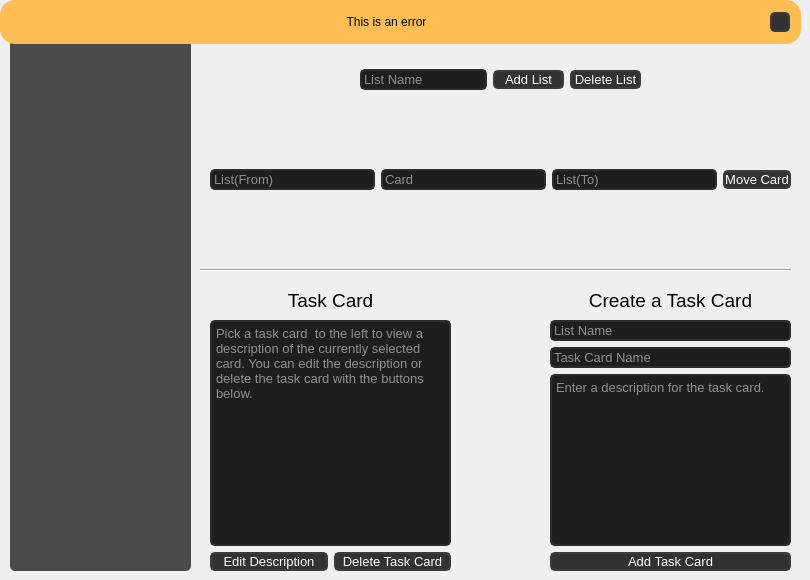
    <widget class="QWidget" name="tasks_tab">
     <property name="styleSheet">
      <string notr="true">QWidget#tasks_tab{
background-color: rgb(100,100,100);

}</string>
     </property>
     <attribute name="title">
      <string>Tasks</string>
     </attribute>
     <widget class="QTreeView" name="trello_tree">
      <property name="geometry">
       <rect>
        <x>10</x>
        <y>40</y>
        <width>181</width>
        <height>531</height>
       </rect>
      </property>
      <property name="toolTip">
       <string>&lt;html&gt;&lt;head/&gt;&lt;body&gt;&lt;p&gt;&lt;span style=&quot; font-size:10pt;&quot;&gt;Click on task card to view its description.&lt;/span&gt;&lt;/p&gt;&lt;/body&gt;&lt;/html&gt;</string>
      </property>
      <property name="styleSheet">
       <string notr="true">QWidget#trello_tree{
background-color: rgb(75,75,75);
border-radius:5px;
border:0px
}</string>
      </property>
     </widget>
     <widget class="Line" name="line">
      <property name="geometry">
       <rect>
        <x>200</x>
        <y>260</y>
        <width>591</width>
        <height>20</height>
       </rect>
      </property>
      <property name="orientation">
       <enum>Qt::Horizontal</enum>
      </property>
     </widget>
     <widget class="QWidget" name="horizontalLayoutWidget_4">
      <property name="geometry">
       <rect>
        <x>360</x>
        <y>40</y>
        <width>281</width>
        <height>80</height>
       </rect>
      </property>
      <layout class="QHBoxLayout" name="horizontalLayout_4">
       <item alignment="Qt::AlignLeft">
        <widget class="QLineEdit" name="add_list_edit">
         <property name="font">
          <font>
           <pointsize>10</pointsize>
          </font>
         </property>
         <property name="styleSheet">
          <string notr="true">QLineEdit {
	border: 2px solid rgb(45, 45, 45);
	border-radius: 5px;
	background-color: rgb(30, 30, 30);	
	color: rgb(255,255,255);
}
QLineEdit:hover {
	border: 2px solid rgb(55, 55, 55);
}
QLineEdit:focus {
	border: 2px solid rgb(207, 138, 0);	
	color: rgb(255,255,255);
}</string>
         </property>
         <property name="placeholderText">
          <string>List Name</string>
         </property>
        </widget>
       </item>
       <item>
        <widget class="QPushButton" name="add_list_button">
         <property name="font">
          <font>
           <pointsize>10</pointsize>
          </font>
         </property>
         <property name="styleSheet">
          <string notr="true">QPushButton {	
	background-color: rgb(50, 50, 50);
	border: 2px solid rgb(60, 60, 60);
	border-radius: 5px;
	color:white
}
QPushButton:hover {	
	background-color: rgb(60, 60, 60);
	border: 2px solid rgb(70, 70, 70);
}
QPushButton:pressed {	
	background-color:rgb(255, 170, 0);
	border: 2px solid rgb(207, 138, 0);
	color: rgb(35, 35, 35);
}</string>
         </property>
         <property name="text">
          <string>Add List</string>
         </property>
        </widget>
       </item>
       <item>
        <widget class="QPushButton" name="delete_list_button">
         <property name="font">
          <font>
           <pointsize>10</pointsize>
          </font>
         </property>
         <property name="styleSheet">
          <string notr="true">QPushButton {	
	background-color: rgb(50, 50, 50);
	border: 2px solid rgb(60, 60, 60);
	border-radius: 5px;
	color:white
}
QPushButton:hover {	
	background-color: rgb(60, 60, 60);
	border: 2px solid rgb(70, 70, 70);
}
QPushButton:pressed {	
	background-color:rgb(255, 170, 0);
	border: 2px solid rgb(207, 138, 0);
	color: rgb(35, 35, 35);
}</string>
         </property>
         <property name="text">
          <string>Delete List</string>
         </property>
        </widget>
       </item>
      </layout>
     </widget>
     <widget class="QWidget" name="horizontalLayoutWidget_5">
      <property name="geometry">
       <rect>
        <x>210</x>
        <y>140</y>
        <width>581</width>
        <height>80</height>
       </rect>
      </property>
      <layout class="QHBoxLayout" name="horizontalLayout_5">
       <item>
        <widget class="QLineEdit" name="list_move_from_edit">
         <property name="font">
          <font>
           <pointsize>10</pointsize>
          </font>
         </property>
         <property name="styleSheet">
          <string notr="true">QLineEdit {
	border: 2px solid rgb(45, 45, 45);
	border-radius: 5px;
	background-color: rgb(30, 30, 30);	
	color: rgb(255,255,255);
}
QLineEdit:hover {
	border: 2px solid rgb(55, 55, 55);
}
QLineEdit:focus {
	border: 2px solid rgb(207, 138, 0);	
	color: rgb(255,255,255);
}</string>
         </property>
         <property name="placeholderText">
          <string>List(From)</string>
         </property>
        </widget>
       </item>
       <item>
        <widget class="QLineEdit" name="card_move_edit">
         <property name="font">
          <font>
           <pointsize>10</pointsize>
          </font>
         </property>
         <property name="styleSheet">
          <string notr="true">QLineEdit {
	border: 2px solid rgb(45, 45, 45);
	border-radius: 5px;
	background-color: rgb(30, 30, 30);	
	color: rgb(255,255,255);
}
QLineEdit:hover {
	border: 2px solid rgb(55, 55, 55);
}
QLineEdit:focus {
	border: 2px solid rgb(207, 138, 0);	
	color: rgb(255,255,255);
}</string>
         </property>
         <property name="text">
          <string/>
         </property>
         <property name="placeholderText">
          <string>Card</string>
         </property>
        </widget>
       </item>
       <item>
        <widget class="QLineEdit" name="list_move_to_edit">
         <property name="font">
          <font>
           <pointsize>10</pointsize>
          </font>
         </property>
         <property name="styleSheet">
          <string notr="true">QLineEdit {
	border: 2px solid rgb(45, 45, 45);
	border-radius: 5px;
	background-color: rgb(30, 30, 30);	
	color: rgb(255,255,255);
}
QLineEdit:hover {
	border: 2px solid rgb(55, 55, 55);
}
QLineEdit:focus {
	border: 2px solid rgb(207, 138, 0);	
	color: rgb(255,255,255);
}</string>
         </property>
         <property name="text">
          <string/>
         </property>
         <property name="placeholderText">
          <string>List(To)</string>
         </property>
        </widget>
       </item>
       <item>
        <widget class="QPushButton" name="move_card_button">
         <property name="font">
          <font>
           <pointsize>10</pointsize>
          </font>
         </property>
         <property name="styleSheet">
          <string notr="true">QPushButton {	
	background-color: rgb(50, 50, 50);
	border: 2px solid rgb(60, 60, 60);
	border-radius: 5px;
	color:white
}
QPushButton:hover {	
	background-color: rgb(60, 60, 60);
	border: 2px solid rgb(70, 70, 70);
}
QPushButton:pressed {	
	background-color:rgb(255, 170, 0);
	border: 2px solid rgb(207, 138, 0);
	color: rgb(35, 35, 35);
}</string>
         </property>
         <property name="text">
          <string>Move Card</string>
         </property>
        </widget>
       </item>
      </layout>
     </widget>
     <widget class="QWidget" name="verticalLayoutWidget_2">
      <property name="geometry">
       <rect>
        <x>210</x>
        <y>320</y>
        <width>241</width>
        <height>251</height>
       </rect>
      </property>
      <layout class="QVBoxLayout" name="verticalLayout_2">
       <item>
        <widget class="QPlainTextEdit" name="task_card_view">
         <property name="font">
          <font>
           <pointsize>10</pointsize>
          </font>
         </property>
         <property name="styleSheet">
          <string notr="true">QPlainTextEdit {
	border: 2px solid rgb(45, 45, 45);
	border-radius: 5px;
	background-color: rgb(30, 30, 30);	
	color: rgb(255,255,255);
}
QPlainTextEdit:hover {
	border: 2px solid rgb(55, 55, 55);
}
QPlainTextEdit:focus {
	border: 2px solid rgb(207, 138, 0);	
	color: rgb(255,255,255);
}</string>
         </property>
         <property name="readOnly">
          <bool>true</bool>
         </property>
         <property name="placeholderText">
          <string>Pick a task card  to the left to view a description of the currently selected card. You can edit the description or delete the task card with the buttons below.</string>
         </property>
        </widget>
       </item>
       <item>
        <layout class="QHBoxLayout" name="horizontalLayout_6">
         <item>
          <widget class="QPushButton" name="edit_task_description_button">
           <property name="font">
            <font>
             <pointsize>10</pointsize>
            </font>
           </property>
           <property name="styleSheet">
            <string notr="true">QPushButton {	
	background-color: rgb(50, 50, 50);
	border: 2px solid rgb(60, 60, 60);
	border-radius: 5px;
	color:white
}
QPushButton:hover {	
	background-color: rgb(60, 60, 60);
	border: 2px solid rgb(70, 70, 70);
}
QPushButton:pressed {	
	background-color:rgb(255, 170, 0);
	border: 2px solid rgb(207, 138, 0);
	color: rgb(35, 35, 35);
}</string>
           </property>
           <property name="text">
            <string>Edit Description</string>
           </property>
          </widget>
         </item>
         <item>
          <widget class="QPushButton" name="delete_task_button">
           <property name="font">
            <font>
             <pointsize>10</pointsize>
            </font>
           </property>
           <property name="styleSheet">
            <string notr="true">QPushButton {	
	background-color: rgb(50, 50, 50);
	border: 2px solid rgb(60, 60, 60);
	border-radius: 5px;
	color:white
}
QPushButton:hover {	
	background-color: rgb(60, 60, 60);
	border: 2px solid rgb(70, 70, 70);
}
QPushButton:pressed {	
	background-color:rgb(255, 170, 0);
	border: 2px solid rgb(207, 138, 0);
	color: rgb(35, 35, 35);
}</string>
           </property>
           <property name="text">
            <string>Delete Task Card</string>
           </property>
          </widget>
         </item>
        </layout>
       </item>
      </layout>
     </widget>
     <widget class="QWidget" name="verticalLayoutWidget">
      <property name="geometry">
       <rect>
        <x>550</x>
        <y>320</y>
        <width>241</width>
        <height>251</height>
       </rect>
      </property>
      <layout class="QVBoxLayout" name="verticalLayout">
       <item>
        <widget class="QLineEdit" name="card_add_list_edit">
         <property name="font">
          <font>
           <pointsize>10</pointsize>
          </font>
         </property>
         <property name="styleSheet">
          <string notr="true">QLineEdit {
	border: 2px solid rgb(45, 45, 45);
	border-radius: 5px;
	background-color: rgb(30, 30, 30);	
	color: rgb(255,255,255);
}
QLineEdit:hover {
	border: 2px solid rgb(55, 55, 55);
}
QLineEdit:focus {
	border: 2px solid rgb(207, 138, 0);	
	color: rgb(255,255,255);
}</string>
         </property>
         <property name="placeholderText">
          <string>List Name</string>
         </property>
        </widget>
       </item>
       <item>
        <widget class="QLineEdit" name="card_add_edit">
         <property name="font">
          <font>
           <pointsize>10</pointsize>
          </font>
         </property>
         <property name="styleSheet">
          <string notr="true">QLineEdit {
	border: 2px solid rgb(45, 45, 45);
	border-radius: 5px;
	background-color: rgb(30, 30, 30);	
	color: rgb(255,255,255);
}
QLineEdit:hover {
	border: 2px solid rgb(55, 55, 55);
}
QLineEdit:focus {
	border: 2px solid rgb(207, 138, 0);	
	color: rgb(255,255,255);
}</string>
         </property>
         <property name="placeholderText">
          <string>Task Card Name</string>
         </property>
        </widget>
       </item>
       <item>
        <widget class="QPlainTextEdit" name="card_description_edit">
         <property name="font">
          <font>
           <pointsize>10</pointsize>
          </font>
         </property>
         <property name="styleSheet">
          <string notr="true">QPlainTextEdit {
	border: 2px solid rgb(45, 45, 45);
	border-radius: 5px;
	background-color: rgb(30, 30, 30);	
	color: rgb(255,255,255);
}
QPlainTextEdit:hover {
	border: 2px solid rgb(55, 55, 55);
}
QPlainTextEdit:focus {
	border: 2px solid rgb(207, 138, 0);	
	color: rgb(255,255,255);
}</string>
         </property>
         <property name="placeholderText">
          <string>Enter a description for the task card.</string>
         </property>
        </widget>
       </item>
       <item>
        <widget class="QPushButton" name="card_add_button">
         <property name="font">
          <font>
           <pointsize>10</pointsize>
          </font>
         </property>
         <property name="styleSheet">
          <string notr="true">QPushButton {	
	background-color: rgb(50, 50, 50);
	border: 2px solid rgb(60, 60, 60);
	border-radius: 5px;
	color:white
}
QPushButton:hover {	
	background-color: rgb(60, 60, 60);
	border: 2px solid rgb(70, 70, 70);
}
QPushButton:pressed {	
	background-color:rgb(255, 170, 0);
	border: 2px solid rgb(207, 138, 0);
	color: rgb(35, 35, 35);
}</string>
         </property>
         <property name="text">
          <string>Add Task Card</string>
         </property>
        </widget>
       </item>
      </layout>
     </widget>
     <widget class="QLabel" name="task_card_label">
      <property name="geometry">
       <rect>
        <x>215</x>
        <y>290</y>
        <width>231</width>
        <height>20</height>
       </rect>
      </property>
      <property name="font">
       <font>
        <pointsize>14</pointsize>
       </font>
      </property>
      <property name="text">
       <string>Task Card</string>
      </property>
      <property name="alignment">
       <set>Qt::AlignCenter</set>
      </property>
     </widget>
     <widget class="QLabel" name="label_7">
      <property name="geometry">
       <rect>
        <x>545</x>
        <y>290</y>
        <width>251</width>
        <height>20</height>
       </rect>
      </property>
      <property name="font">
       <font>
        <pointsize>14</pointsize>
       </font>
      </property>
      <property name="text">
       <string>Create a Task Card</string>
      </property>
      <property name="alignment">
       <set>Qt::AlignCenter</set>
      </property>
     </widget>
     <widget class="QLabel" name="Tasks_Label">
      <property name="geometry">
       <rect>
        <x>10</x>
        <y>10</y>
        <width>181</width>
        <height>31</height>
       </rect>
      </property>
      <property name="font">
       <font>
        <pointsize>14</pointsize>
       </font>
      </property>
      <property name="text">
       <string>Tasks</string>
      </property>
      <property name="alignment">
       <set>Qt::AlignCenter</set>
      </property>
     </widget>
     <widget class="QFrame" name="tasks_bar">
      <property name="enabled">
       <bool>true</bool>
      </property>
      <property name="geometry">
       <rect>
        <x>0</x>
        <y>0</y>
        <width>801</width>
        <height>44</height>
       </rect>
      </property>
      <property name="minimumSize">
       <size>
        <width>801</width>
        <height>44</height>
       </size>
      </property>
      <property name="maximumSize">
       <size>
        <width>801</width>
        <height>44</height>
       </size>
      </property>
      <property name="frameShape">
       <enum>QFrame::NoFrame</enum>
      </property>
      <property name="frameShadow">
       <enum>QFrame::Raised</enum>
      </property>
      <widget class="QFrame" name="tasks_error_frame">
       <property name="geometry">
        <rect>
         <x>0</x>
         <y>0</y>
         <width>801</width>
         <height>44</height>
        </rect>
       </property>
       <property name="minimumSize">
        <size>
         <width>801</width>
         <height>44</height>
        </size>
       </property>
       <property name="maximumSize">
        <size>
         <width>801</width>
         <height>44</height>
        </size>
       </property>
       <property name="styleSheet">
        <string notr="true">QFrame{
background-color: rgb(255, 189, 83);
border-radius: 15px;

}
</string>
       </property>
       <property name="frameShape">
        <enum>QFrame::StyledPanel</enum>
       </property>
       <property name="frameShadow">
        <enum>QFrame::Raised</enum>
       </property>
       <layout class="QHBoxLayout" name="horizontalLayout_21">
        <item>
         <widget class="QLabel" name="tasks_error_label">
          <property name="minimumSize">
           <size>
            <width>755</width>
            <height>24</height>
           </size>
          </property>
          <property name="maximumSize">
           <size>
            <width>755</width>
            <height>24</height>
           </size>
          </property>
          <property name="styleSheet">
           <string notr="true">QLabel{
background-color:rgb(255, 189, 83);
border-radius:5px;
}</string>
          </property>
          <property name="text">
           <string>This is an error</string>
          </property>
          <property name="alignment">
           <set>Qt::AlignCenter</set>
          </property>
         </widget>
        </item>
        <item>
         <widget class="QPushButton" name="tasks_close_popup_button">
          <property name="minimumSize">
           <size>
            <width>20</width>
            <height>20</height>
           </size>
          </property>
          <property name="maximumSize">
           <size>
            <width>20</width>
            <height>20</height>
           </size>
          </property>
          <property name="font">
           <font>
            <pointsize>8</pointsize>
           </font>
          </property>
          <property name="styleSheet">
           <string notr="true">QPushButton {	
	background-color: rgb(50, 50, 50);
	border: 2px solid rgb(60, 60, 60);
	border-radius: 5px;
}
QPushButton:hover {	
	background-color: rgb(60, 60, 60);
	border: 2px solid rgb(70, 70, 70);
}
QPushButton:pressed {	
	background-color: rgb(255, 189, 83);
	border: 2px solid rgb(255, 165, 24);	
	color: rgb(35, 35, 35);
}</string>
          </property>
          <property name="text">
           <string/>
          </property>
          <property name="icon">
           <iconset>
            <normaloff>../GitHub/CMSC-447---Pinguin---UMBC/Application/GUI/Images/cil-x.png</normaloff>../GitHub/CMSC-447---Pinguin---UMBC/Application/GUI/Images/cil-x.png</iconset>
          </property>
         </widget>
        </item>
       </layout>
      </widget>
     </widget>
     <zorder>Tasks_Label</zorder>
     <zorder>trello_tree</zorder>
     <zorder>tasks_bar</zorder>
     <zorder>line</zorder>
     <zorder>horizontalLayoutWidget_4</zorder>
     <zorder>horizontalLayoutWidget_5</zorder>
     <zorder>verticalLayoutWidget_2</zorder>
     <zorder>verticalLayoutWidget</zorder>
     <zorder>task_card_label</zorder>
     <zorder>label_7</zorder>
    </widget>
